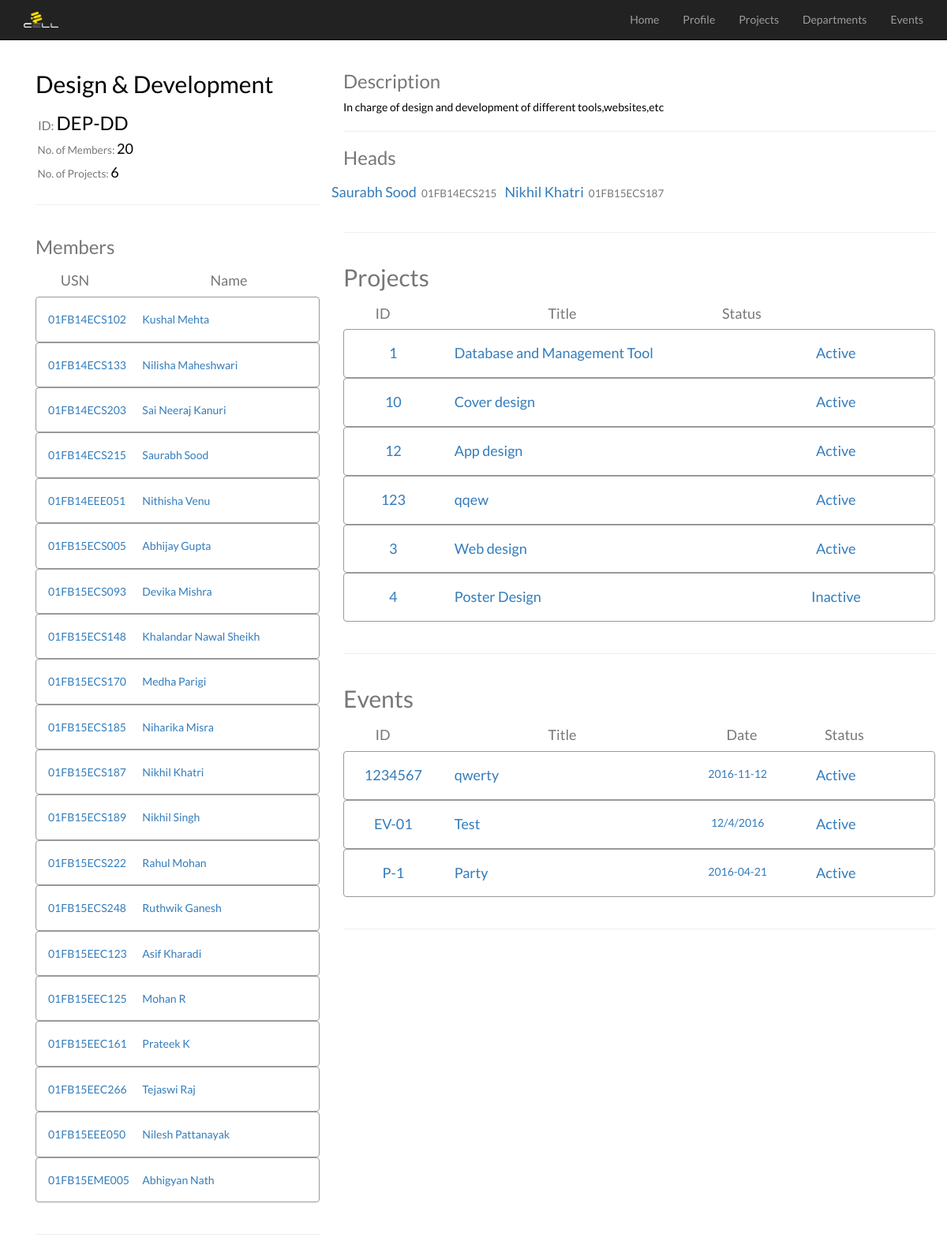
/department.php?id=DEP-DD, run on the app's committed database.
### tables this page shows
CREATE TABLE IF NOT EXISTS `departments` (
  `ID` varchar(16) NOT NULL,
  `Name` varchar(45) DEFAULT NULL,
  `Description` varchar(255) NOT NULL
);

CREATE TABLE IF NOT EXISTS `members` (
  `USN` varchar(16) NOT NULL,
  `F_Name` varchar(45) DEFAULT NULL,
  `L_Name` varchar(45) DEFAULT NULL,
  `Ph_No` varchar(45) DEFAULT NULL,
  `Email` varchar(45) DEFAULT NULL,
  `password` varchar(255) NOT NULL,
  `Department` varchar(16) DEFAULT NULL,
  `Status` varchar(45) DEFAULT NULL
);

CREATE TABLE IF NOT EXISTS `projects` (
  `ID` varchar(16) NOT NULL,
  `Dep_ID` varchar(16) DEFAULT NULL,
  `Title` varchar(45) DEFAULT NULL,
  `Description` varchar(255) DEFAULT NULL,
  `Leader_USN` varchar(16) DEFAULT NULL,
  `Status` varchar(45) DEFAULT NULL
);

CREATE TABLE IF NOT EXISTS `events` (
  `ID` varchar(16) NOT NULL,
  `Title` varchar(45) DEFAULT NULL,
  `Description` varchar(255) DEFAULT NULL,
  `Dep_ID` varchar(16) DEFAULT NULL,
  `Venue` varchar(45) DEFAULT NULL,
  `Time` varchar(10) DEFAULT NULL,
  `Date` varchar(10) DEFAULT NULL,
  `Tag` varchar(45) DEFAULT NULL,
  `Status` varchar(45) DEFAULT NULL
);

### department.php (the view, shortened to what this page needs)
<html><head>
		<link href="bootstrap/css/bootstrap.min.css" rel="stylesheet">
		<link href="Nav_styles.css" rel="stylesheet" type="text/css">
        <?php
			$dbhost='localhost';
			$dbuser='sood' ;
			$dbpass='1234' ;
			$conn=mysql_connect($dbhost,$dbuser,$dbpass);
			$dep_sql="Select * from departments where ID = '".$_GET[ "id"]. "'";
			$retval=mysql_query($dep_sql,$conn);
			$department=mysql_fetch_array($retval, MYSQL_ASSOC);
			$mem_count_sql = "SELECT COUNT(*) \"count\" from members WHERE department = '".$department[ "ID"]."'";
			$mem_count_res = mysql_query($mem_count_sql,$conn);
			$mem_count = mysql_fetch_array($mem_count_res,MYSQL_ASSOC)["count"];
			$mems_sql = "SELECT USN,F_Name,L_Name from Members where Department = '".$department["ID"]."' Order By USN";
			$mems_res = mysql_query($mems_sql,$conn);
			$prj_count_sql = "SELECT COUNT(*) \"count\" from projects WHERE Dep_ID = '".$department[ "ID"]."'";
			$prj_count_res = mysql_query($prj_count_sql,$conn);
			$prj_count = mysql_fetch_array($prj_count_res,MYSQL_ASSOC)["count"];
			$prjs_sql = "SELECT * from Projects where Dep_ID = '".$department["ID"]."'";
			$prjs_res = mysql_query($prjs_sql,$conn);
			$evs_sql = "SELECT * from Events where Dep_ID = '".$department["ID"]."'";
			$evs_res = mysql_query($evs_sql,$conn);
			$heads_sql = "SELECT  USN,F_Name,L_Name from Members where USN in(SELECT USN from Heads Where Dep_ID= '".$department["ID"]."')";
			$heads_res = mysql_query($heads_sql,$conn);
			?>
    </head><body>
        <div class="navbar navbar-default navbar-fixed-top navbar-inverse">
            <div class="container">
                <div class="navbar-header">
                    <a class="navbar-brand"><img height="20" alt="Brand" src="ECell Logo White.png" class="center-block"></a>
                </div>
                <div class="collapse navbar-collapse" id="navbar-ex-collapse">
                    <ul class="nav navbar-nav navbar-right" id="nav-menu">
                        <li class="">
                            <a href="home.php">Home</a>
                        </li>
                        <li>
                            <a href=<?php echo '"profile.php?usn='.$_SESSION["usn"].'"'?>>Profile</a>
                        </li>
                        <li>
                            <a href="projectlist.php">Projects</a>
                        </li>
                        <li class="dropdown" id="nav-deps">
                            <a href="#" class="dropdown-toggle" data-toggle="dropdown" role="button" aria-expanded="false">Departments<br><i class="fa fa-caret-down"></i></a>
                                <?php
									$s = "Select * from Departments";
									$r = mysql_query($s,$conn);
								?>
                        </li>
                        <li>
                            <a href="eventlist.php">Events</a>
                        </li>
                    </ul>
                </div>
            </div>
        </div>
        <div class="section">
            <div class="container">
                <div class="row">
                    <div class="col-md-12">
                        <div class="section">
                            <div class="container">
                                <div class="row">
                                    <div class="col-md-4" id="user-info">
                                        <div class="row">
                                            <div class="col-md-12">
                                                <h2 id="dep-name"><?php echo $department["Name"]?></h2>
												<h3 id="dep-id"><small>&nbsp;ID: </small><?php echo $department[ "ID"];?></h3>
                                                <h4 id="dep-mem-count"><small>&nbsp;No. of Members: </small><?php echo $mem_count;?></h4>
                                                <h4 id="dep-project-count"><small>&nbsp;No. of Projects: </small><?php echo $prj_count;?></h4>
                                            </div>
                                        </div>
                                        <hr>
                                        <div class="row">
                                            <div class="col-md-12">
                                                <h3 class="text-muted" id="user-name">Members</h3>
												    <div class="row">
													  <div class="col-md-4 text-center">
														<h4 class="text-muted">USN</h4>
													  </div>
													  <div class="col-md-8 text-center">
														<h4 class="text-muted">Name</h4>
													  </div>
													</div>
													<ul class="list-group">
													<?php
														while($mem = mysql_fetch_array($mems_res, MYSQL_ASSOC))
														{
															echo ('
															<a href="profile.php?usn='.$mem["USN"].'">
															<li class="list-group-item">
																<div class="row">
																  <div class="col-md-4 text-center">
																	<h5>'.$mem["USN"].'</h5>
																  </div>
																  <div class="col-md-8 ">
																	<h5>'.$mem["F_Name"].' '.$mem["L_Name"].'</h5>
																  </div>
																</div>
															</li>
															</a>
															');
														}
													?>
													</ul>
                                            </div>
                                        </div>
										<hr/>
                                    </div>
                                    <div class="col-md-8">
                                        <div class="row">
                                            <div class="col-md-12">
												<h3 class="text-muted">Description</h3>
												<p>
												<?php
													echo $department["Description"];
												?>
												</p>
													<hr/>
													<h3 class="text-muted">Heads</h3>
													<div class="row">
														<ul class="list-inline">
														<?php
															while($h = mysql_fetch_array($heads_res, MYSQL_ASSOC))
															{
																echo ('<li><a href="profile.php?usn='.$h["USN"].'"><h4>'.$h["F_Name"].' '.$h["L_Name"].' <small>&nbsp;'.$h["USN"].' </small></h4></a></li>');
															}
														  ?>
														</ul>
													</div>
											</div>
										</div>
											<hr>
                                        <div class="row">
                                            <div class="col-md-12">
                                                <h2 class="text-muted">Projects</h2>
													<div class="row">
													  <div class="col-md-2 text-center">
														<h4 class="text-muted">ID</h4>
													  </div>
													  <div class="col-md-5 text-center">
														<h4 class="text-muted">Title</h4>
													  </div>
													  <div class="col-md-2 text-center">
														<h4 class="text-muted">Status</h4>
													  </div>
													</div>
													<ul class="list-group">
													  <?php
														while($pr = mysql_fetch_array($prjs_res, MYSQL_ASSOC))
														{
															echo ('
															<a href="project_profile.php?id='.$pr["ID"].'">
															<li class="list-group-item">
																<div class="row">
																  <div class="col-md-2 text-center">
																	<h4>'.$pr["ID"].'</h4>
																  </div>
																  <div class="col-md-7 ">
																	<h4>'.$pr["Title"].'</h4>
																  </div>
																  <div class="col-md-2 text-center">
																	<h4>'.$pr["Status"].'</h4>
																  </div>
																  <div class="col-md-1 ">
																	<i class="fa fa-3x fa-angle-right fa-fw pull-left"></i>
																  </div>
																</div>
															</li></a>
															');
														}
													  ?>
													</ul>
                                            </div>
                                        </div>
										<hr/>
                                        <div class="row">
                                            <div class="col-md-12">
                                                <h2 class="text-muted">Events</h2>
													<div class="row">
													  <div class="col-md-2 text-center">
														<h4 class="text-muted">ID</h4>
													  </div>
													  <div class="col-md-5 text-center">
														<h4 class="text-muted">Title</h4>
													  </div>
													  <div class="col-md-2 text-center">
														<h4 class="text-muted">Date</h4>
													  </div>
													  <div class="col-md-2 text-center">
														<h4 class="text-muted">Status</h4>
													  </div>
													  <div class="col-md-1 text-center">
													  </div>
													</div>
													<ul class="list-group">
													  <?php
														while($ev = mysql_fetch_array($evs_res, MYSQL_ASSOC))
														{
															echo ('
															<a href="event_profile.php?id='.$ev["ID"].'">
															<li class="list-group-item">
																<div class="row">
																  <div class="col-md-2 text-center">
																	<h4>'.$ev["ID"].'</h4>
																  </div>
																  <div class="col-md-5 ">
																	<h4>'.$ev["Title"].'</h4>
																  </div>
																  <div class="col-md-2 text-center">
																	<h5>'.$ev["Date"].'</h5>
																  </div>
																  <div class="col-md-2 text-center">
																	<h4>'.$ev["Status"].'</h4>
																  </div>
																  <div class="col-md-1 ">
																	<i class="fa fa-3x fa-angle-right fa-fw pull-left"></i>
																  </div>
																</div>
															</li></a>
															');
														}
													  ?>
													</ul>
                                            </div>
                                        </div>
										<hr/>
                                    </div>
                                </div>
                            </div>
                        </div>
                    </div>
                </div>
            </div>
        </div>
</body></html>

### data on the page
departments: Name "Design & Development", ID "DEP-DD", Description "In charge of design and development of different tools,websites,etc"
members: USN "01FB14ECS102", F_Name "Kushal", L_Name "Mehta"
members: USN "01FB14ECS133", F_Name "Nilisha", L_Name "Maheshwari"
members: USN "01FB14ECS203", F_Name "Sai Neeraj", L_Name "Kanuri"
members: USN "01FB14ECS215", F_Name "Saurabh", L_Name "Sood"
members: USN "01FB14EEE051", F_Name "Nithisha", L_Name "Venu"
members: USN "01FB15ECS005", F_Name "Abhijay", L_Name "Gupta"
members: USN "01FB15ECS093", F_Name "Devika", L_Name "Mishra"
members: USN "01FB15ECS148", F_Name "Khalandar Nawal", L_Name "Sheikh"
members: USN "01FB15ECS170", F_Name "Medha", L_Name "Parigi"
members: USN "01FB15ECS185", F_Name "Niharika", L_Name "Misra"
members: USN "01FB15ECS187", F_Name "Nikhil", L_Name "Khatri"
members: USN "01FB15ECS189", F_Name "Nikhil", L_Name "Singh"
members: USN "01FB15ECS222", F_Name "Rahul", L_Name "Mohan"
members: USN "01FB15ECS248", F_Name "Ruthwik", L_Name "Ganesh"
members: USN "01FB15EEC123", F_Name "Asif", L_Name "Kharadi"
members: USN "01FB15EEC125", F_Name "Mohan", L_Name "R"
members: USN "01FB15EEC161", F_Name "Prateek", L_Name "K"
members: USN "01FB15EEC266", F_Name "Tejaswi", L_Name "Raj"
members: USN "01FB15EEE050", F_Name "Nilesh", L_Name "Pattanayak"
members: USN "01FB15EME005", F_Name "Abhigyan", L_Name "Nath"
projects: ID "1", Title "Database and Management Tool", Status "Active"
projects: ID "10", Title "Cover design", Status "Active"
projects: ID "12", Title "App design", Status "Active"
projects: ID "123", Title "qqew", Status "Active"
projects: ID "3", Title "Web design", Status "Active"
projects: ID "4", Title "Poster Design", Status "Inactive"
events: ID "1234567", Title "qwerty", Date "2016-11-12", Status "Active"
events: ID "EV-01", Title "Test", Date "12/4/2016", Status "Active"
events: ID "P-1", Title "Party", Date "2016-04-21", Status "Active"

### other printed values
$mem_count "20"
$prj_count "6"
